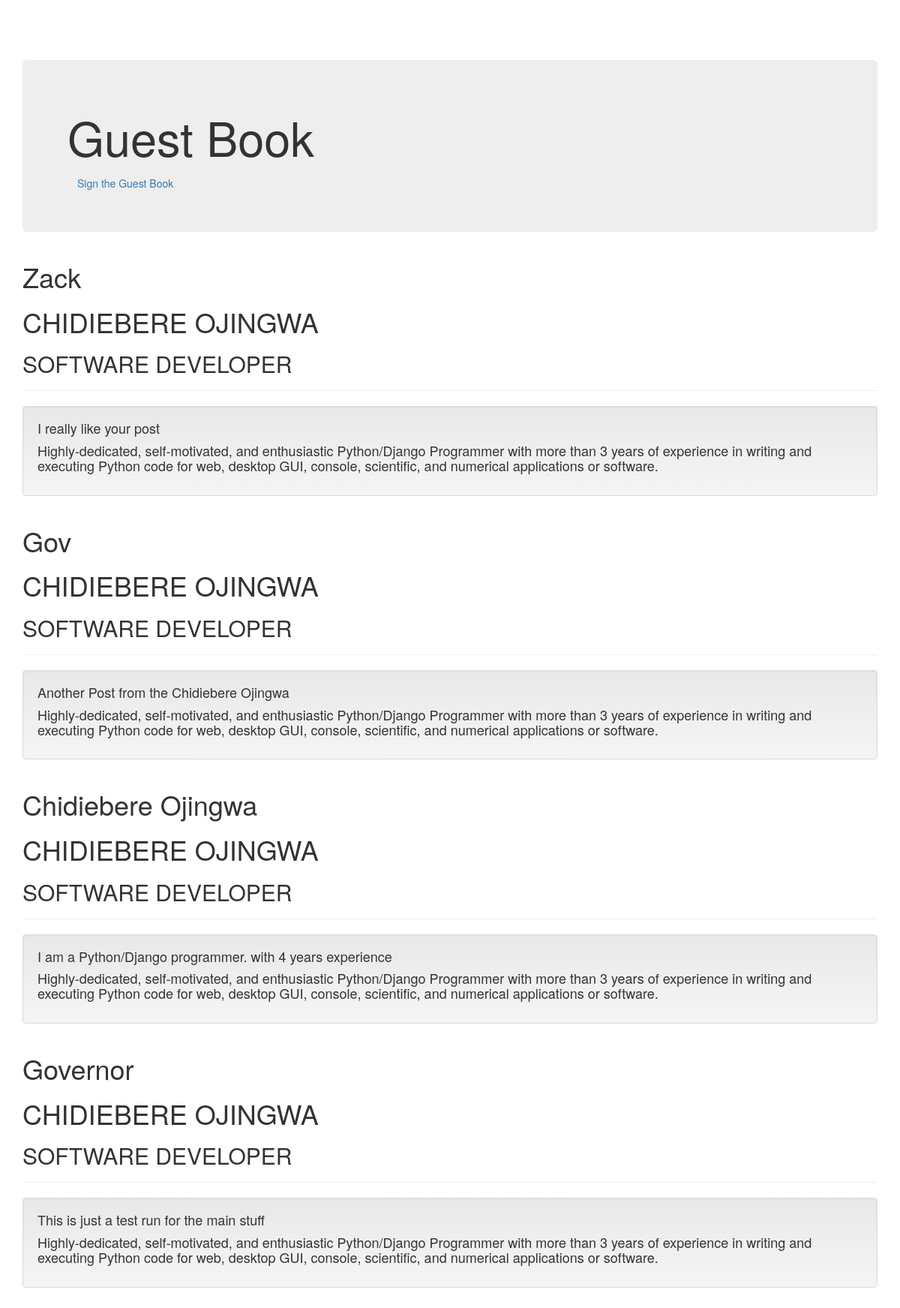
Page /guestbook/ on the committed database.
### guestbook/models.py (models this page shows, shortened)
class Comment(models.Model):
    name = models.CharField(max_length=20)
    comment = models.TextField()
    date_added = models.DateTimeField(default=timezone.now)

### guestbook/views.py (the view)
# urls.py: path('',views.index, name = 'index'),
def index(request):
    comments = Comment.objects.order_by('-date_added')
    context = {'comments' : comments}
    return render(request, 'guestbook/index.html', context)

### guestbook/templates/guestbook/index.html (shortened to what this page needs)
{% load static %}
<!DOCTYPE html>
<html lang="en">
  <head>
    <link href="{% static 'guestbook/bootstrap.min.css' %}" rel="stylesheet">
    <link href="{% static 'guestbook/bootstrap-theme.min.css' %}" rel="stylesheet">
    <link href="{% static 'guestbook/theme.css' %}" rel="stylesheet">
  </head>
  <h4>
    <div class="container theme-showcase" role="main">
      <div class="jumbotron">
        <h1>Guest Book</h1>
        <a type="button" class="btn btn-link" href="{% url 'sign' %}">Sign the Guest Book</a>
      </div>
      {% for c in comments %}
      <div class="page-header">
        <h1>{{ c.name }}</h1>
        <h1>CHIDIEBERE OJINGWA</h1>
        <h2>SOFTWARE DEVELOPER</h2>
      </div>
      <div class="well">
        <p>{{ c.comment }}</p>
        <p>Highly-dedicated,	self-motivated, and enthusiastic Python/Django Programmer
          with more than 3 years of experience in writing and executing Python code for web,
          desktop GUI, console, scientific, and numerical applications or software.
        </p>
      </div>
     {% endfor %}
    </div>
  </body>
</html>

### rows in the picture
Comment: name "Zack", comment "I really like your post"
Comment: name "Gov", comment "Another Post from the Chidiebere Ojingwa"
Comment: name "Chidiebere Ojingwa", comment "I am a Python/Django programmer. with 4 years experience"
Comment: name "Governor", comment "This is just a test run for the main stuff"
